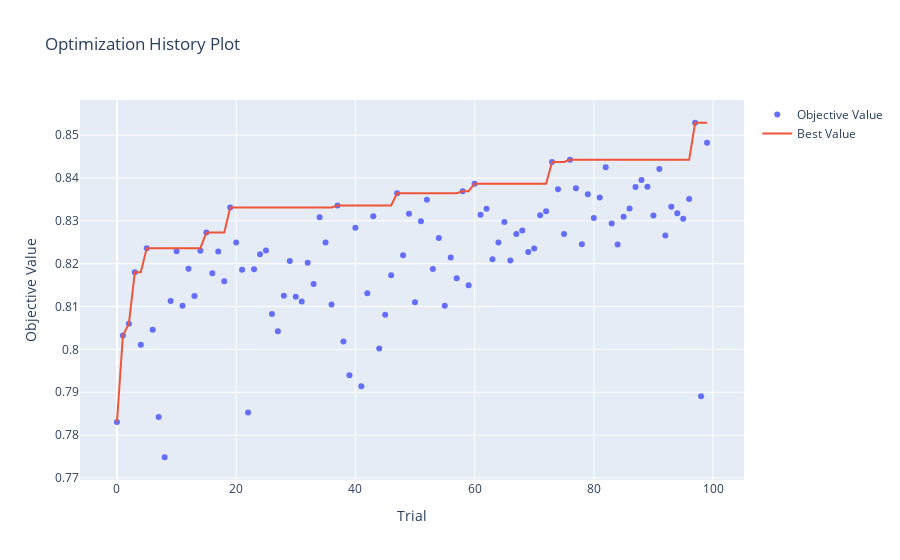
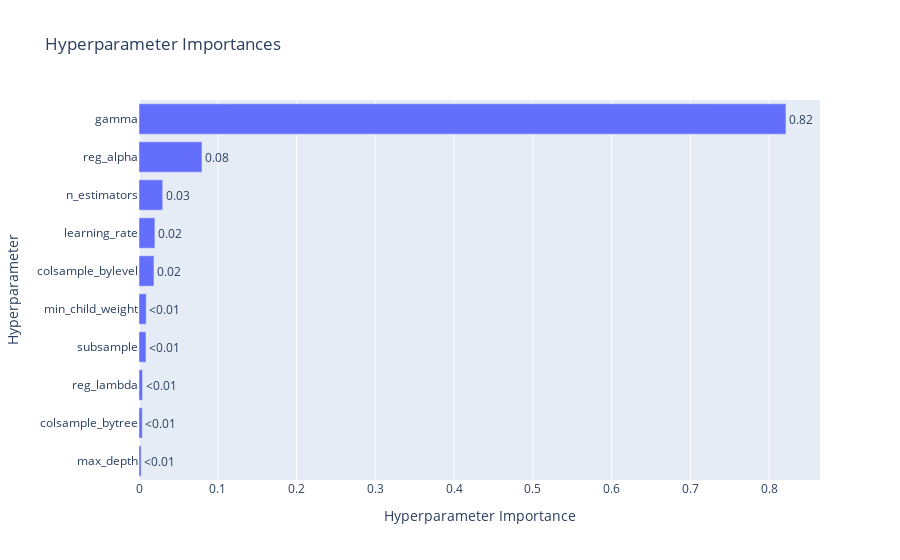

Notebook cell for these charts, in order:
### Code cell
import optuna.visualization as vis

fig1 = vis.plot_optimization_history(study)
fig1.show()

fig2 = vis.plot_param_importances(study)
fig2.show()
